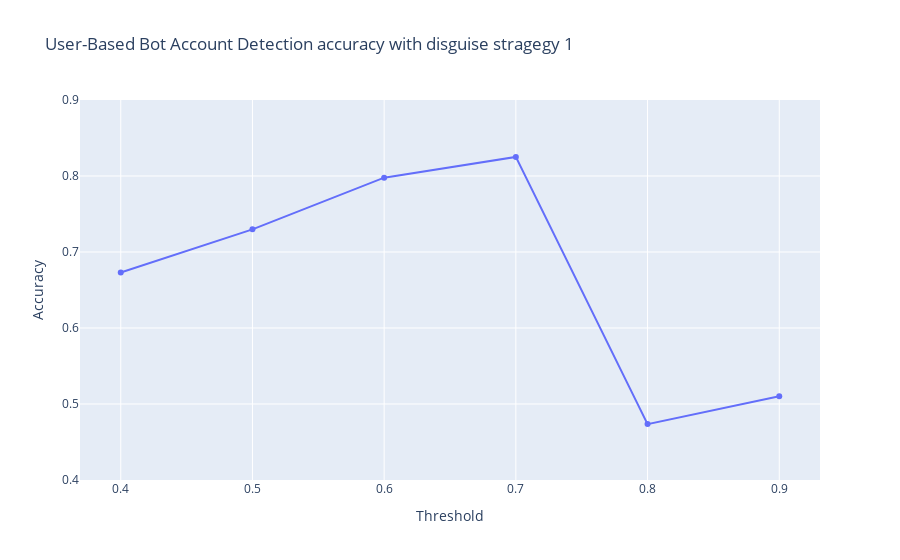

The cell this chart's notebook holds for it:
### Code cell
# 不同阈值下，针对伪装策略1的user-based bot account detection的准确率
plot_accuracy_by_user({"Logistic Regression": lr_user_acc_with_thd_1}, ['Logistic Regression'], range=[0.4, 0.9], title='User-Based Bot Account Detection accuracy with disguise stragegy 1')

### Figure 1 — Plotly figure (JSON) as saved in the notebook; plotly's stock layout.template omitted (floating-point values rounded to 4 significant figures)
{"data": [{"mode": "lines+markers", "name": "Logistic Regression", "type": "scatter", "x": [0.4, 0.5, 0.6, 0.7, 0.8, 0.9], "y": [0.6731, 0.7298, 0.7978, 0.8251, 0.4735, 0.5103]}], "layout": {"barmode": "group", "title": {"text": "User-Based Bot Account Detection accuracy with disguise stragegy 1"}, "xaxis": {"title": {"text": "Threshold"}}, "yaxis": {"range": [0.4, 0.9], "title": {"text": "Accuracy"}}}}
